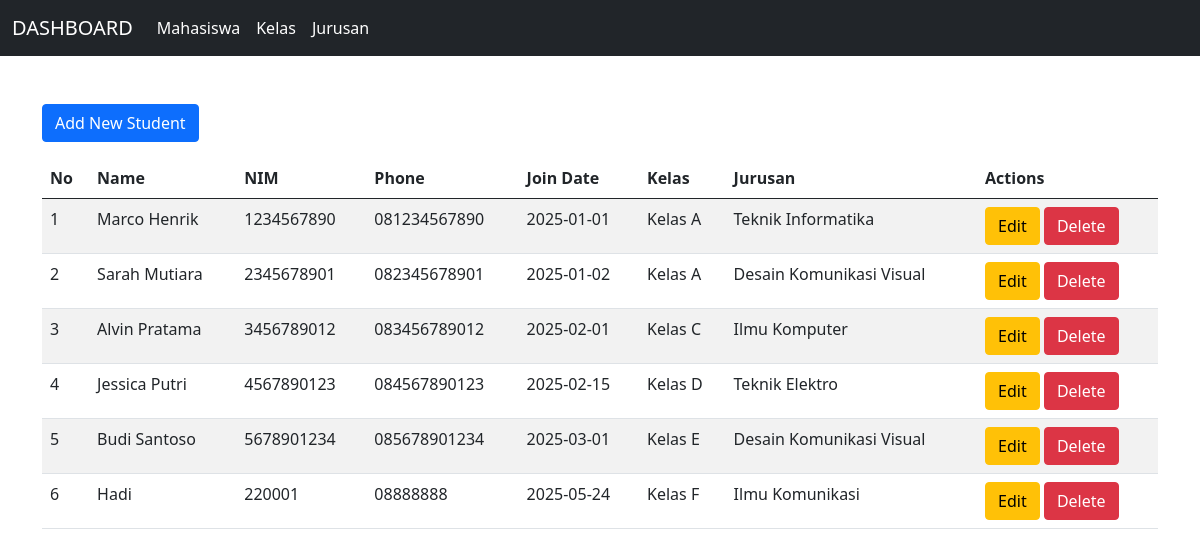
Page /Program/student.php on the committed database.
### tables this page shows
CREATE TABLE `students` (
  `id` int(11) NOT NULL,
  `name` varchar(100) DEFAULT NULL,
  `nim` varchar(20) DEFAULT NULL,
  `phone` varchar(20) DEFAULT NULL,
  `join_date` date DEFAULT NULL,
  `id_jurusan` int(11) DEFAULT NULL,
  `id_kelas` int(11) DEFAULT NULL
);

CREATE TABLE `kelas` (
  `id` int(11) NOT NULL,
  `nama` varchar(50) NOT NULL
);

CREATE TABLE `jurusan` (
  `id` int(11) NOT NULL,
  `nama` varchar(100) NOT NULL
);

### Program/Controller/Student.controller.php (called while the page is built, shortened)
<?php
include_once("View/StudentView.php");
class StudentController
{
  private $student;
  private $kelas;
  private $jurusan;
  function __construct()
  {
    $this->student = new Student(Conf::$DB_HOST, Conf::$DB_USER, Conf::$DB_PASS, Conf::$DB_NAME);
    $this->kelas = new Kelas(Conf::$DB_HOST, Conf::$DB_USER, Conf::$DB_PASS, Conf::$DB_NAME);
    $this->jurusan = new Jurusan(Conf::$DB_HOST, Conf::$DB_USER, Conf::$DB_PASS, Conf::$DB_NAME);
  }
  public function index()
  {
    $this->student->open();
    $this->student->getStudents();
    $data = array();
    while ($row = $this->student->getResult()) {
      array_push($data, $row);
    }
    $this->kelas->open();
    $kelasData = $this->kelas->getKelas();
    $this->jurusan->open();
    $jurusanData = $this->jurusan->getJurusan();
    $view = new StudentView();
    $view->render($data, $kelasData, $jurusanData);
  }
}

### Program/Model/DB.class.php (called while the page is built, shortened)
<?php
class DB
{
    var $db_host = "";
    var $db_user = "";
    var $db_pass = "";
    var $db_name = "";
    var $db_link = "";
    function __construct($db_host, $db_user, $db_pass, $db_name)
    {
        $this->db_host = $db_host;
        $this->db_user = $db_user;
        $this->db_pass = $db_pass;
        $this->db_name = $db_name;
    }
    function open()
    {
        $this->db_link = mysqli_connect($this->db_host, $this->db_user, $this->db_pass, $this->db_name);
    }
    function execute($query)
    {
        $this->result = mysqli_query($this->db_link, $query);
        return $this->result;
    }
}

### Program/Model/Student.class.php (called while the page is built, shortened)
<?php
include_once __DIR__ . '/DB.class.php';
class Student extends DB
{
    function getStudents()
    {
        $query = "SELECT students.*, kelas.nama AS nama_kelas, jurusan.nama AS nama_jurusan
                FROM students
                LEFT JOIN kelas ON students.id_kelas = kelas.id
                LEFT JOIN jurusan ON students.id_jurusan = jurusan.id";
        return $this->execute($query);
    }
}

### Program/Model/Kelas.class.php (called while the page is built, shortened)
<?php
include_once __DIR__ . '/DB.class.php';
class Kelas extends DB
{
    function getKelas()
    {
        $query = "SELECT * FROM kelas";
        return $this->execute($query);
    }
}

### Program/Model/Jurusan.class.php (called while the page is built, shortened)
<?php
include_once __DIR__ . '/DB.class.php';
class Jurusan extends DB
{
    function getJurusan()
    {
        $query = "SELECT * FROM jurusan";
        return $this->execute($query);
    }
}

### Program/View/StudentView.php (the view, shortened to what this page needs)
<?php
include_once("Template.php");
include_once("Model/Kelas.class.php");
include_once("Model/Jurusan.class.php");
class StudentView
{
    public function render($students, $kelasData, $jurusanData)
    {
        $no = 1;
        $studentData = '';
        foreach ($students as $student) {
            $kelasName = '';
            foreach ($kelasData as $kelas) {
                if ($kelas['id'] == $student['id_kelas']) {
                    $kelasName = $kelas['nama'];
                    break;
                }
            }
            $jurusanName = '';
            foreach ($jurusanData as $jurusan) {
                if ($jurusan['id'] == $student['id_jurusan']) {
                    $jurusanName = $jurusan['nama'];
                    break;
                }
            }
            $studentData .= "<tr>
                                <td>" . $no++ . "</td>
                                <td>" . $student['name'] . "</td>
                                <td>" . $student['nim'] . "</td>
                                <td>" . $student['phone'] . "</td>
                                <td>" . $student['join_date'] . "</td>
                                <td>" . $kelasName . "</td>
                                <td>" . $jurusanName . "</td>
                                <td>
                                    <a href='student.php?action=edit&id=" . $student['id'] . "' class='btn btn-warning'>Edit</a>
                                    <a href='student.php?action=delete&id=" . $student['id'] . "' class='btn btn-danger'>Delete</a>
                                </td>
                            </tr>";
        }
    }
}

### Program/student.php (shortened to what this page needs)
<?php
include_once("Model/Student.class.php");
include_once("View/StudentView.php");
include_once("Controller/Student.controller.php");
$controller = new StudentController();
$action = $_GET['action'] ?? 'index';
switch ($action) {
    default:
        $controller->index();
        break;
}
?>

### Program/View/Template.php (shortened to what this page needs)
<?php
class Template
{
    var $content = '';
    function __construct($filename = '')
    {
        $this->content = '';
        if ($lines = @file($filename)) {
            $this->content = implode('', $lines);
        } else {
            echo "Gagal membaca file: $filename";
        }
    }
    function clear()
    {
        $this->content = preg_replace("/DATA_[A-Z|_|0-9]+/", "", $this->content);
    }
    function write()
    {
        print $this->content;
    }
    function replace($old = '', $new = '')
    {
        if (is_int($new)) {
            $value = sprintf("%d", $new);
        } elseif (is_float($new)) {
            $value = sprintf("%f", $new);
        } elseif (is_array($new)) {
            $value = '';
            foreach ($new as $item) {
                $value .= $item . ' ';
            }
        } else {
            $value = $new;
        }
        $this->content = preg_replace("/$old/", $value, $this->content);
    }
}

### rows in the picture
students: name "Marco Henrik", nim "1234567890", phone "081234567890", join_date "2025-01-01", id_kelas.nama "Kelas A", id_jurusan.nama "Teknik Informatika"
students: name "Sarah Mutiara", nim "2345678901", phone "082345678901", join_date "2025-01-02", id_kelas.nama "Kelas A", id_jurusan.nama "Desain Komunikasi Visual"
students: name "Alvin Pratama", nim "3456789012", phone "083456789012", join_date "2025-02-01", id_kelas.nama "Kelas C", id_jurusan.nama "Ilmu Komputer"
students: name "Jessica Putri", nim "4567890123", phone "084567890123", join_date "2025-02-15", id_kelas.nama "Kelas D", id_jurusan.nama "Teknik Elektro"
students: name "Budi Santoso", nim "5678901234", phone "085678901234", join_date "2025-03-01", id_kelas.nama "Kelas E", id_jurusan.nama "Desain Komunikasi Visual"
students: name "Hadi", nim "220001", phone "08888888", join_date "2025-05-24", id_kelas.nama "Kelas F", id_jurusan.nama "Ilmu Komunikasi"

### other values in the picture
$this->content "DASHBOARD Mahasiswa Kelas Jurusan Add New Student No Name NIM Phone Join Date Kelas Jurusan Actions"
